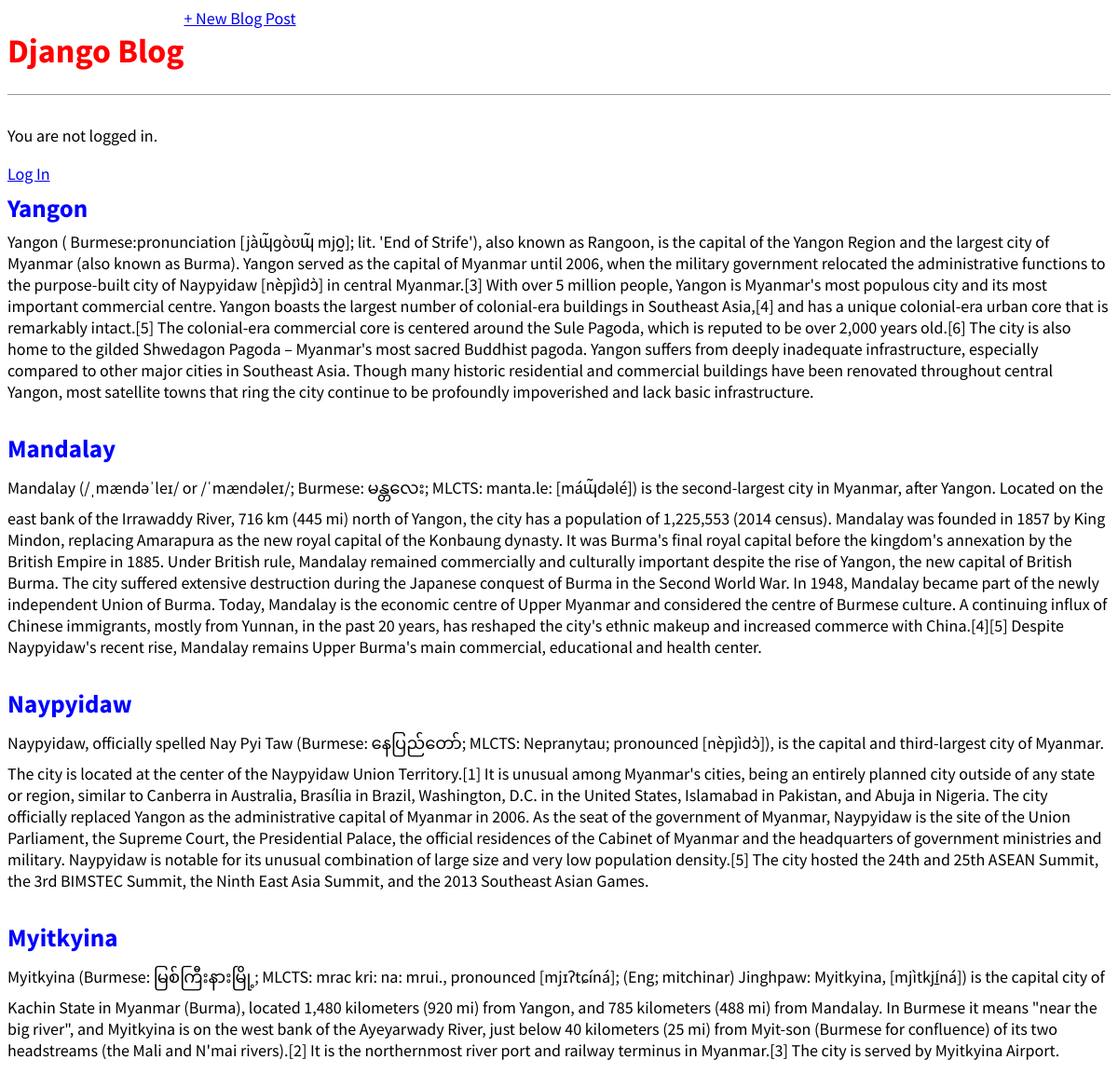
The page / on the database its author committed.
### blog/models.py (models this page shows, shortened)
class Post(models.Model):
    title = models.CharField(max_length=200)
    author = models.ForeignKey(
        'auth.User',
        on_delete = models.CASCADE
    )
    body = models.TextField()

### blog/views.py (the view)
# urls.py: path('',BlogListView.as_view(),name='home'),
class BlogListView(ListView):
    model = Post
    template_name = 'home.html'

### templates/home.html
{% extends 'base.html' %}
{% block content %}
    {% for post in object_list %}
        <div class="post-entry">
            <h2><a href="{% url 'post_detail' post.pk %}">{{ post.title }}</a></h2>
        <p>{{ post.body }}</p>
        </div>
    {% endfor %}
{% endblock content %}

### templates/base.html (shortened to what this page needs)
{% load static %}
<html>
    <head>
        <link href="{% static 'css/base.css' %}" rel="stylesheet">
    </head>
<body>
    <div>
        <header class="nav-left">
            <div>
                <h1><a href="{% url 'home'%}">Django Blog</a></h1>
            </div>
            <div>
                <a href="{% url 'post_new' %}">+ New Blog Post</a>
            </div>
        </header>
        {% if user.is_authenticated  %}
            <p>Hi {{ user.username }}</p>
            <a href="{% url 'logout' %}">Log Out</a>
            {% else %}
            <p>You are not logged in.</p>
            <a href="{% url 'login' %}">Log In</a>
        {% endif %}
        {% block content %}
        {% endblock content %}
    </div>
</body>
</html>

### static/css/base.css (style rules this page uses)
body { font-family: 'Source Sans Pro',sans-serif; font-size: 18px; }
header { border-bottom: 1px solid #999999; margin-bottom: 2rem; display: flex; }
header h1 a { color: red; text-decoration: none; }
.nav-left { margin-right: auto; }
.post-entry { margin-bottom: 2rem; }
.post-entry h2 { margin: 0.5rem 0; }
.post-entry h2 a, .post-entry h2 a:visited { color: blue; text-decoration: none; }
.post-entry p { margin: 0; font-weight: 400; }

### rows shown on the page
Post: title "Yangon", body "Yangon ( Burmese:pronunciation [jàɰ̃ɡòʊɰ̃ mjo̰]; lit. 'End of Strife'), also known as Rangoon, is the capital of the Yangon Region and the largest city of Myanmar (also known as Burma). Yangon served as the capital of Myanmar until 2006, when the military government relocated the administrative functions to the purpose-built city of Naypyidaw [nèpjìdɔ̀] in central Myanmar.[3] With over 5 million people, Yangon is Myanmar's most populous city and its most important commercial centre. Yangon boasts the largest number of colonial-era buildings in Southeast Asia,[4] and has a unique colonial-era urban core that is remarkably intact.[5] The colonial-era commercial core is centered around the…"
Post: title "Mandalay", body "Mandalay (/ˌmændəˈleɪ/ or /ˈmændəleɪ/; Burmese: မန္တလေး; MLCTS: manta.le: [máɰ̃dəlé]) is the second-largest city in Myanmar, after Yangon. Located on the east bank of the Irrawaddy River, 716 km (445 mi) north of Yangon, the city has a population of 1,225,553 (2014 census). Mandalay was founded in 1857 by King Mindon, replacing Amarapura as the new royal capital of the Konbaung dynasty. It was Burma's final royal capital before the kingdom's annexation by the British Empire in 1885. Under British rule, Mandalay remained commercially and culturally important despite the rise of Yangon, the new capital of British Burma. The city suffered extensive destruction during the Japanese conquest of…"
Post: title "Naypyidaw", body "Naypyidaw, officially spelled Nay Pyi Taw (Burmese: နေပြည်တော်; MLCTS: Nepranytau; pronounced [nèpjìdɔ̀]), is the capital and third-largest city of Myanmar. The city is located at the center of the Naypyidaw Union Territory.[1] It is unusual among Myanmar's cities, being an entirely planned city outside of any state or region, similar to Canberra in Australia, Brasília in Brazil, Washington, D.C. in the United States, Islamabad in Pakistan, and Abuja in Nigeria. The city officially replaced Yangon as the administrative capital of Myanmar in 2006. As the seat of the government of Myanmar, Naypyidaw is the site of the Union Parliament, the Supreme Court, the Presidential Palace, the official…"
Post: title "Myitkyina", body "Myitkyina (Burmese: မြစ်ကြီးနားမြို့; MLCTS: mrac kri: na: mrui., pronounced [mjɪʔtɕíná]; (Eng; mitchinar) Jinghpaw: Myitkyina, [mjìtkjí̠ná]) is the capital city of Kachin State in Myanmar (Burma), located 1,480 kilometers (920 mi) from Yangon, and 785 kilometers (488 mi) from Mandalay. In Burmese it means \"near the big river\", and Myitkyina is on the west bank of the Ayeyarwady River, just below 40 kilometers (25 mi) from Myit-son (Burmese for confluence) of its two headstreams (the Mali and N'mai rivers).[2] It is the northernmost river port and railway terminus in Myanmar.[3] The city is served by Myitkyina Airport."
